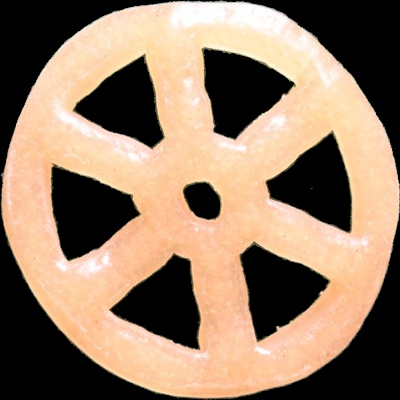
#> input picture output/processed/Normal/017.JPG, 400 x 400 px
$ python bruch.py
#> lines starting #> are read from the running program, lines starting #| are printed output that depends on the picture; after the words box and inside, x2 and y2 are one past the last pixel; in counts of white or black regions, pixels touching at a corner belong together
#> pass 2 of the loop `for file_type in types:`:
import cv2
import numpy as np
import os
import glob
from scipy.signal import find_peaks
import matplotlib.pyplot as plt

# --- KONFIGURATION ---
SCRIPT_DIR = os.path.dirname(os.path.abspath(__file__))
INPUT_FOLDER = os.path.join(SCRIPT_DIR, 'output', 'processed')

# Ausgabe-Ordner definieren
RESULTS_FOLDER = os.path.join(SCRIPT_DIR, 'output', 'results')
OK_FOLDER = os.path.join(RESULTS_FOLDER, 'OK')
DEFECT_FOLDER = os.path.join(RESULTS_FOLDER, 'DEFEKT')

# Ordner erstellen, falls sie nicht existieren
os.makedirs(OK_FOLDER, exist_ok=True)
os.makedirs(DEFECT_FOLDER, exist_ok=True)

# Schwellenwerte
OUTER_BREAK_SENSITIVITY = 0.75  # Wenn Radius < 75% des Median-Radius -> Bruch
INNER_AREA_TOLERANCE = 0.25     # Wenn Fläche > 25% vom Mittelwert abweicht -> Bruch

def analyze_snack_pellet(image_path):
#> called with image_path = 'output/processed/Normal/017.JPG'
    filename = os.path.basename(image_path)
    # Optional: Name des Unterordners in Dateinamen integrieren, um Überschreiben zu verhindern
    # parent_dir = os.path.basename(os.path.dirname(image_path))
    # save_name = f"{parent_dir}_{filename}"
    save_name = filename

    # 1. Bild laden
    img = cv2.imread(image_path)
#> img is the input picture: shape (400, 400, 3); mean B, G, R 102.5, 124.5, 149.4
    if img is None:
        return

    # Graustufen und Maske
    gray = cv2.cvtColor(img, cv2.COLOR_BGR2GRAY)
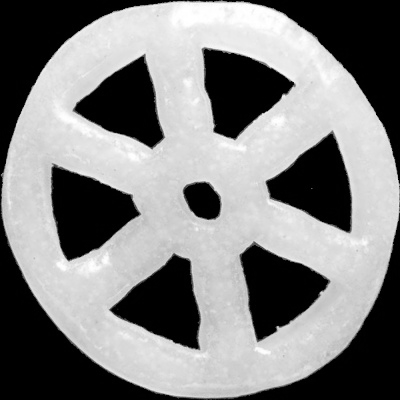
#> gray: shape (400, 400); min 0, max 255, mean 129.4
    _, mask = cv2.threshold(gray, 1, 255, cv2.THRESH_BINARY)
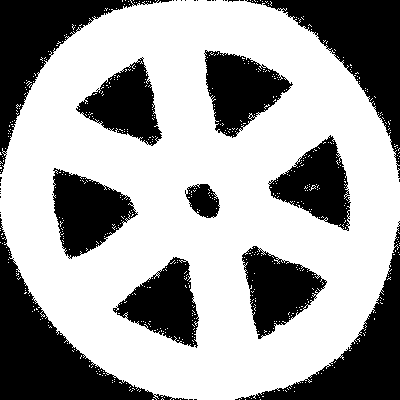
#> mask: shape (400, 400); 63.4% white; 36 black regions (25 under 20 px)

    # Ergebnis-Bild (Kopie zum Einzeichnen)
    output_img = img.copy()
    errors = []

    # ---------------------------------------------------------
    # PHASE 1: Äußere Brucherkennung
    # ---------------------------------------------------------
    contours, _ = cv2.findContours(mask, cv2.RETR_EXTERNAL, cv2.CHAIN_APPROX_NONE)
#> contours = 243 contours, 242 with area under 20; largest, box (x1, y1, x2, y2) and area: (0, 0, 400, 400) 126241

    if contours:
        outer_contour = max(contours, key=cv2.contourArea)
#> outer_contour = contour of 1742 points, box (x1, y1, x2, y2) (0, 0, 400, 400), area 126241

        # Schwerpunkt
        M = cv2.moments(outer_contour)
#> M = moments, m00 126241, centre m10/m00, m01/m00 = (201, 198.1)
        if M["m00"] != 0:
            cX = int(M["m10"] / M["m00"])
#> cX = 200
            cY = int(M["m01"] / M["m00"])
#> cY = 198
        else:
            cX, cY = 0, 0

        # Radius-Profil
        distances = []
        for point in outer_contour:
            px, py = point[0]
            dist = np.sqrt((px - cX)**2 + (py - cY)**2)
            distances.append(dist)
#> this loop made 1742 passes
#> (px, py, dist) on passes 1 to 3: (130, 0, 210), (131, 1, 208.7), (131, 2, 207.8)
#> after the loop, distances = 1742 values, max 215.3 at index 989, min 192.5 at index 507, mean 201.3

        distances = np.array(distances)

        # Glätten
        window_size = 15
        kernel = np.ones(window_size) / window_size
        distances_smooth = np.convolve(distances, kernel, mode='same')
#> distances_smooth = 1742 values, max 212.3 at index 988, min 109.4 at index 1741, mean 200.9

        median_radius = np.median(distances)
#> median_radius = 200.4
        threshold_radius = median_radius * OUTER_BREAK_SENSITIVITY
#> threshold_radius = 150.3

        break_indices = np.where(distances_smooth < threshold_radius)[0]
#> break_indices = [0, 1, 2, 1739, 1740, 1741]

        if len(break_indices) > 10:
            errors.append("AEUSSERER BRUCH")
            cv2.circle(output_img, (cX, cY), int(median_radius), (0, 255, 0), 1)
            for i in break_indices:
                pt = outer_contour[i][0]
                cv2.circle(output_img, (pt[0], pt[1]), 2, (0, 0, 255), -1)

    # ---------------------------------------------------------
    # PHASE 2: Innere Brucherkennung
    # ---------------------------------------------------------
    contours_all, hierarchy = cv2.findContours(mask, cv2.RETR_TREE, cv2.CHAIN_APPROX_SIMPLE)
#> contours_all = 800 contours, 792 with area under 20; largest, box (x1, y1, x2, y2) and area: (0, 0, 400, 400) 126241, (52, 167, 139, 260) 4766, (204, 49, 294, 139) 4688, (241, 245, 328, 340) 4468, (112, 256, 200, 349) 4404, (268, 134, 352, 232) 4365, (75, 57, 163, 147) 4142, (185, 183, 221, 219) 866

    hole_areas = []
    hole_contours = []

    if hierarchy is not None:
        for i, contour in enumerate(contours_all):
            # Index 3 ist Parent. Wenn != -1, ist es ein inneres Loch
            if hierarchy[0][i][3] != -1:
                area = cv2.contourArea(contour)
                hole_areas.append(area)
                hole_contours.append(contour)
#> this loop made 800 passes
#> contour on passes 1 to 3: [[260, 399]], [[245, 399]], [[239, 399]]
#> after the loop, hole_areas = 557 values, max 4766.5 at index 257, min 0 at index 58, mean 50.63; hole_contours = 557 contours, 550 with area under 20; largest, box (x1, y1, x2, y2) and area: (52, 167, 139, 260) 4766, (204, 49, 294, 139) 4688, (241, 245, 328, 340) 4468, (112, 256, 200, 349) 4404, (268, 134, 352, 232) 4365, (75, 57, 163, 147) 4142, (185, 183, 221, 219) 866

    # Sortieren nach Größe
    sorted_indices = np.argsort(hole_areas)[::-1]
#> sorted_indices = 557 values, max 556 at index 120, min 0 at index 153, mean 278
    potential_windows = []

    for idx in sorted_indices:
        c_area = hole_areas[idx]
        c_cnt = hole_contours[idx]
        if c_area < 50: continue
        potential_windows.append({'area': c_area, 'cnt': c_cnt})
#> this loop made 557 passes
#> (idx, c_area) on passes 1 to 3: (257, 4766.5), (483, 4688.5), (129, 4468.5)
#> after the loop, potential_windows = 7 items

    # Auswertung
    if len(potential_windows) < 6:
        errors.append(f"INNERER FEHLER ({len(potential_windows)} Fenster)")
    elif len(potential_windows) >= 6:
        top_6_windows = potential_windows[:6]
#> top_6_windows = 6 items
        areas = [w['area'] for w in top_6_windows]
#> areas = [4766.5, 4688.5, 4468.5, 4404.5, 4365, 4142.5]
        mean_area = np.mean(areas)
#> mean_area = 4472.6

        for win in top_6_windows:
            area = win['area']
            deviation = abs(area - mean_area)

            # Zeichnen
            cv2.drawContours(output_img, [win['cnt']], -1, (255, 0, 0), 1)

            if deviation > (mean_area * INNER_AREA_TOLERANCE):
                errors.append(f"ABWEICHUNG")
                cv2.drawContours(output_img, [win['cnt']], -1, (0, 0, 255), 2)
#> this loop made 6 passes
#> (area, deviation) on passes 1 to 6: (4766.5, 293.9), (4688.5, 215.9), (4468.5, 4.08), (4404.5, 68.08), (4365, 107.6), (4142.5, 330.1)
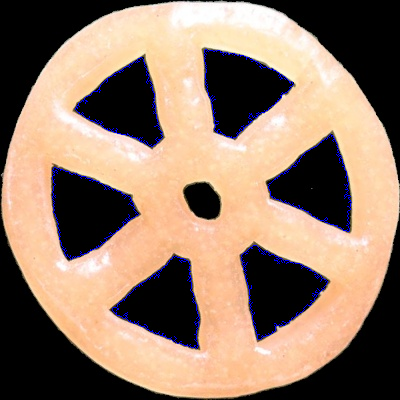
#> output_img: shape (400, 400, 3); 1.29% of pixels changed, all inside (x1, y1, x2, y2) = (52, 49, 352, 349)
#> after the loop, errors = []

    # ---------------------------------------------------------
    # SPEICHERN & AUSGABE
    # ---------------------------------------------------------
    status = "OK" if not errors else "DEFEKT"
#> status = 'OK'

    # Text ins Bild schreiben
    color = (0, 255, 0) if status == "OK" else (0, 0, 255)
#> color = (0, 255, 0)
    cv2.putText(output_img, status, (10, 30), cv2.FONT_HERSHEY_SIMPLEX, 1, color, 2)
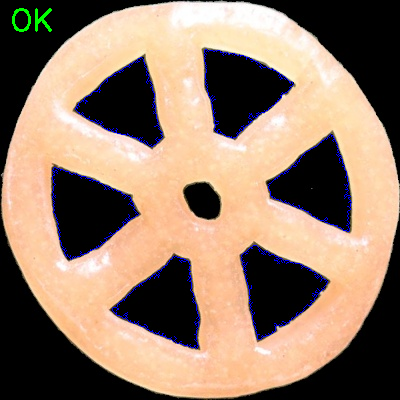
#> output_img: shape (400, 400, 3); 0.22% of pixels changed, all inside (x1, y1, x2, y2) = (12, 8, 52, 32)

    # Pfad bestimmen
    if status == "OK":
        target_path = os.path.join(OK_FOLDER, save_name)
    else:
        target_path = os.path.join(DEFECT_FOLDER, save_name)
        # Optional: Fehlermeldung ins Bild schreiben
        y_pos = 60
        for err in errors:
             cv2.putText(output_img, err, (10, y_pos), cv2.FONT_HERSHEY_SIMPLEX, 0.5, (0,0,255), 1)
             y_pos += 20

    # Bild speichern
    cv2.imwrite(target_path, output_img)


# --- Main Loop ---
if __name__ == "__main__":
    print(f"Suche Bilder in: {INPUT_FOLDER} und Unterordnern...")
    print(f"Ergebnisse werden gespeichert in: {RESULTS_FOLDER}")

    types = ('**/*.png', '**/*.jpg', '**/*.jpeg', '**/*.PNG', '**/*.JPG')
    files_grabbed = []
    for file_type in types:
        search_pattern = os.path.join(INPUT_FOLDER, file_type)
        files_grabbed.extend(glob.glob(search_pattern, recursive=True))

    files_grabbed = list(set(files_grabbed))

    if not files_grabbed:
        print("FEHLER: Keine Bilder gefunden.")
    else:
        print(f"{len(files_grabbed)} Bilder gefunden. Starte Analyse...")
        for file_path in files_grabbed:
            analyze_snack_pellet(file_path)
#> pass 2 of the loop `for file_path in files_grabbed:`:
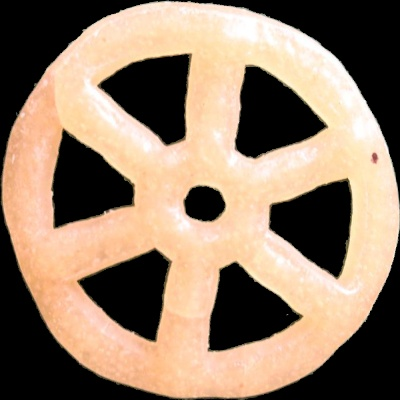
#> input picture output/processed/Anomaly/033.JPG, 400 x 400 px
#> in analyze_snack_pellet, img is the input picture: shape (400, 400, 3); mean B, G, R 105.1, 125.5, 147.6
#> in analyze_snack_pellet (call 2), `_, mask = cv2.threshold(gray, 1, 255, cv2.THRESH_BINARY)`:
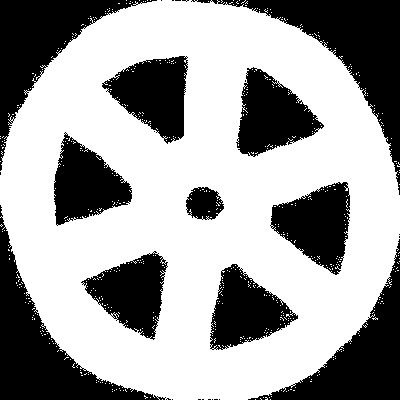
#> mask: shape (400, 400); 62.7% white; 28 black regions (17 under 20 px)
#> contours = 243 contours, 242 with area under 20; largest, box (x1, y1, x2, y2) and area: (0, 0, 400, 400) 126250
#> outer_contour = contour of 1729 points, box (x1, y1, x2, y2) (0, 0, 400, 400), area 126250
#> M = moments, m00 126249.5, centre m10/m00, m01/m00 = (199.3, 201)
#> cX = 199
#> cY = 201
#> the loop in analyze_snack_pellet (call 2), `for point in outer_contour:` made 1729 passes
#> (px, py, dist) on passes 1 to 3: (157, 0, 205.3), (156, 1, 204.6), (155, 1, 204.8)
#> after the loop in analyze_snack_pellet (call 2), `for point in outer_contour:`: distances = 1729 values, max 213 at index 92, min 191.8 at index 487, mean 201.1
#> distances_smooth = 1729 values, max 210 at index 95, min 109 at index 1728, mean 200.6
#> median_radius = 201
#> threshold_radius = 150.7
#> break_indices = [0, 1, 2, 3, 1725, 1726, 1727, 1728]
#> contours_all = 725 contours, 717 with area under 20; largest, box (x1, y1, x2, y2) and area: (0, 0, 400, 400) 126250, (270, 181, 351, 276) 4760, (235, 66, 325, 158) 4758, (101, 55, 189, 145) 4738, (209, 263, 299, 351) 4524, (53, 133, 133, 226) 4470, (80, 252, 169, 341) 4408, (185, 186, 225, 221) 1004
#> the loop in analyze_snack_pellet (call 2), `for i, contour in enumerate(contours_all):` made 725 passes
#> contour on passes 1 to 3: [[270, 399]], [[255, 399]], [[162, 399]]
#> after the loop in analyze_snack_pellet (call 2), `for i, contour in enumerate(contours_all):`: hole_areas = 482 values, max 4760.5 at index 232, min 0 at index 43, mean 60.2; hole_contours = 482 contours, 475 with area under 20; largest, box (x1, y1, x2, y2) and area: (270, 181, 351, 276) 4760, (235, 66, 325, 158) 4758, (101, 55, 189, 145) 4738, (209, 263, 299, 351) 4524, (53, 133, 133, 226) 4470, (80, 252, 169, 341) 4408, (185, 186, 225, 221) 1004
#> sorted_indices = 482 values, max 481 at index 105, min 0 at index 106, mean 240.5
#> the loop in analyze_snack_pellet (call 2), `for idx in sorted_indices:` made 482 passes
#> (idx, c_area) on passes 1 to 3: (232, 4760.5), (374, 4758), (421, 4737.5)
#> areas = [4760.5, 4758, 4737.5, 4524, 4469.5, 4408]
#> mean_area = 4609.6
#> the loop in analyze_snack_pellet (call 2), `for win in top_6_windows:` made 6 passes
#> (area, deviation) on passes 1 to 6: (4760.5, 150.9), (4758, 148.4), (4737.5, 127.9), (4524, 85.58), (4469.5, 140.1), (4408, 201.6)
#> in analyze_snack_pellet (call 2), `cv2.putText(output_img, status, (10, 30), cv2.FONT_HERSHEY_SIMPLEX, 1,..`:
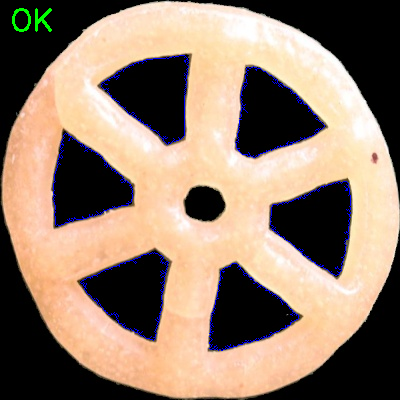
#> output_img: shape (400, 400, 3); mean B, G, R 108.2, 125.8, 147.4
